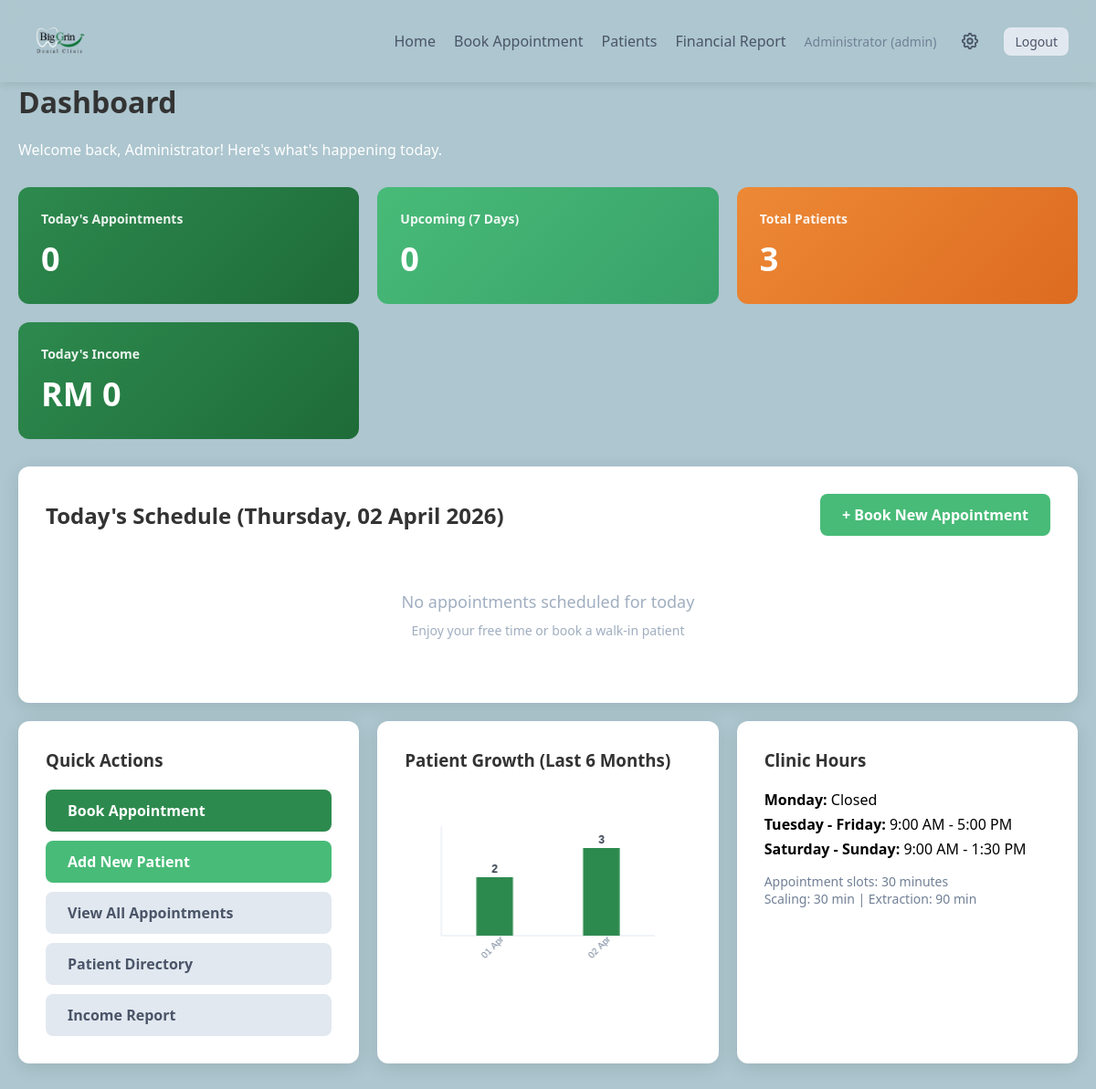
Page /admin (signed in) on the earlier database version.
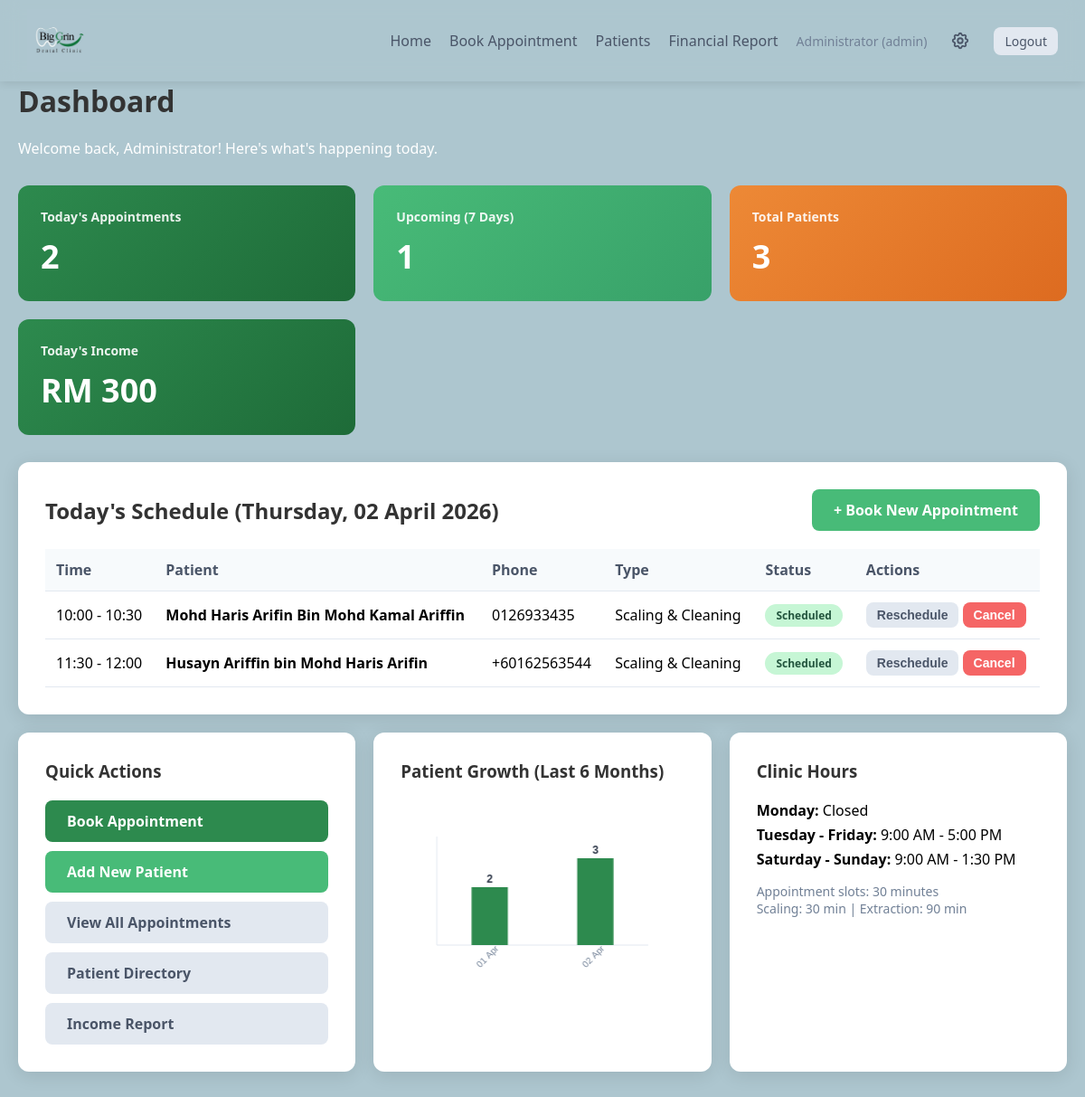
Same page on the later database version.
### app.py (models this page shows)
class Appointment(db.Model):
    id = db.Column(db.Integer, primary_key=True)
    patient_id = db.Column(db.Integer, db.ForeignKey('patient.id'), nullable=False)
    appointment_date = db.Column(db.Date, nullable=False)
    start_time = db.Column(db.Time, nullable=False)
    end_time = db.Column(db.Time, nullable=False)
    appointment_type = db.Column(db.String(50), nullable=False)
    status = db.Column(db.String(20), default='scheduled')  # 'scheduled', 'completed', 'cancelled'
    notes = db.Column(db.Text, nullable=True)
    fee = db.Column(db.Integer, nullable=True)  # Fee in RM
    payment_status = db.Column(db.String(20), default='pending')  # 'pending', 'paid', 'refunded'
    payment_method = db.Column(db.String(50), nullable=True)  # 'cash', 'card', 'online'
    patient = db.relationship('Patient', backref='appointments')

class Patient(db.Model):
    id = db.Column(db.Integer, primary_key=True)
    name = db.Column(db.String(100), nullable=False)
    phone = db.Column(db.String(20), nullable=False)
    email = db.Column(db.String(120), nullable=True)
    address = db.Column(db.Text, nullable=True)
    nric = db.Column(db.String(20), nullable=True)
    is_foreign = db.Column(db.Boolean, default=False)
    signature = db.Column(db.Text, nullable=True)  # Base64 encoded signature
    pdpa_consent = db.Column(db.Boolean, default=False)  # PDPA consent for data storage
    pdpa_consent_date = db.Column(db.DateTime, nullable=True)  # When consent was given
    registered_at = db.Column(db.DateTime, default=datetime.now)

### app.py (the view)
@app.route('/admin')
def admin_dashboard():
    if 'user_id' not in session or session.get('role') != 'admin':
        return redirect(url_for('login'))
    today = datetime.now().date()
    today_appointments = Appointment.query.filter_by(
        appointment_date=today
    ).filter(Appointment.status != 'cancelled').order_by(Appointment.start_time).all()
    week_end = today + timedelta(days=7)
    upcoming_count = Appointment.query.filter(
        Appointment.appointment_date > today,
        Appointment.appointment_date <= week_end,
        Appointment.status != 'cancelled'
    ).count()
    total_patients = Patient.query.count()
    today_income = db.session.query(db.func.sum(Appointment.fee)).filter(
        Appointment.appointment_date == today,
        Appointment.status != 'cancelled',
        Appointment.payment_status == 'paid'
    ).scalar() or 0
    today_pending = db.session.query(db.func.sum(Appointment.fee)).filter(
        Appointment.appointment_date == today,
        Appointment.status != 'cancelled',
        Appointment.payment_status == 'pending'
    ).scalar() or 0
    from collections import defaultdict
    end_date = today
    start_date = end_date - timedelta(days=180)  # 6 months ago
    recent_patients = Patient.query.filter(
        Patient.registered_at >= start_date
    ).order_by(Patient.registered_at).all()
    daily_counts = defaultdict(int)
    for patient in recent_patients:
        date_key = patient.registered_at.strftime('%d %b')
        daily_counts[date_key] += 1
    growth_dates = sorted(daily_counts.keys())
    growth_counts = []
    cumulative_count = 0
    for date in growth_dates:
        cumulative_count += daily_counts[date]
        growth_counts.append(cumulative_count)
    return render_template('admin_dashboard.html',
                         today_appointments=today_appointments,
                         upcoming_count=upcoming_count,
                         total_patients=total_patients,
                         today=today,
                         appointment_types=APPOINTMENT_TYPES,
                         growth_dates=growth_dates,
                         growth_counts=growth_counts,
                         today_income=today_income,
                         today_pending=today_pending)

### templates/admin_dashboard.html (shortened to what the changed rows need)
{% extends "base.html" %}
{% block content %}
<h1>Dashboard</h1>
<div class="grid">
    <div class="stat-card">
        <h3>Today's Appointments</h3>
        <div class="number">{{ today_appointments|length }}</div>
    </div>
    <div class="stat-card" style="background: linear-gradient(135deg, #48bb78 0%, #38a169 100%);">
        <h3>Upcoming (7 Days)</h3>
        <div class="number">{{ upcoming_count }}</div>
    </div>
    <div class="stat-card" style="background: linear-gradient(135deg, #2d8a4e 0%, #1e6b38 100%);">
        <h3>Today's Income</h3>
        <div class="number">RM {{ today_income }}</div>
    </div>
</div>
<div class="card" style="margin-top: 30px;">
    <div style="display: flex; justify-content: space-between; align-items: center; margin-bottom: 20px;">
        <h2 style="margin: 0;">Today's Schedule ({{ today.strftime('%A, %d %B %Y') }})</h2>
    </div>
    {% if today_appointments %}
    <table>
        <thead>
            <tr>
                <th>Time</th>
                <th>Patient</th>
                <th>Phone</th>
                <th>Type</th>
                <th>Status</th>
                <th>Actions</th>
            </tr>
        </thead>
        <tbody>
            {% for appt in today_appointments %}
            <tr data-appt-id="{{ appt.id }}">
                <td>{{ appt.start_time.strftime('%H:%M') }} - {{ appt.end_time.strftime('%H:%M') }}</td>
                <td><strong>{{ appt.patient.name }}</strong></td>
                <td>{{ appt.patient.phone }}</td>
                <td>{{ appointment_types[appt.appointment_type].name }}</td>
                <td>
                    <span class="badge badge-{{ appt.status }}">{{ appt.status.title() }}</span>
                </td>
                <td>
                    {% set current_time = appt.start_time.strftime('%H:%M') ~ ' - ' ~ appt.end_time.strftime('%H:%M') %}
                    <button type="button" class="btn btn-sm btn-secondary" onclick='openReschedulePanel({{ appt.id }}, {{ appt.patient.name|tojson }}, {{ appt.appointment_date.strftime('%Y-%m-%d')|tojson }}, {{ current_time|tojson }}, {{ appointment_types[appt.appointment_type].name|tojson }})'>Reschedule</button>
                    <form method="POST" action="{{ url_for('cancel_appointment', id=appt.id) }}" style="display: inline;" onsubmit="return confirm('Cancel this appointment?');">
                        <button type="submit" class="btn btn-sm btn-danger">Cancel</button>
                    </form>
                </td>
            </tr>
            {% endfor %}
        </tbody>
    </table>
    {% else %}
    <div style="text-align: center; padding: 40px; color: #a0aec0;">
        <p style="font-size: 18px; margin-bottom: 10px;">No appointments scheduled for today</p>
        <p style="font-size: 14px;">Enjoy your free time or book a walk-in patient</p>
    </div>
    {% endif %}
</div>
{% endblock %}

Differences in the rows shown:
added Appointment: start_time "10:00", end_time "10:30", patient.name "Mohd Haris Arifin Bin Mohd Kamal Ariffin", patient.phone "0126933435", appointment_type "Scaling & Cleaning", status "Scheduled"
added Appointment: start_time "11:30", end_time "12:00", patient.name "Husayn Ariffin bin Mohd Haris Arifin", patient.phone "+60162563544", appointment_type "Scaling & Cleaning", status "Scheduled"
Other differences:
{{ today_appointments|length }}: "0" → "2"
{{ upcoming_count }}: "0" → "1"
{{ today_income }}: "0" → "300"
text no longer shown: "No appointments scheduled for today Enjoy your free time or book a walk-in patient"
text now shown: "Time Patient Phone Type Status Actions"
